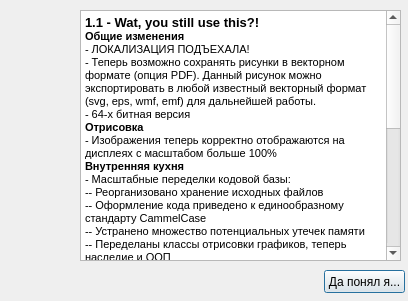
<?xml version="1.0" encoding="UTF-8"?>
<ui version="4.0">
 <class>changelog</class>
 <widget class="QDialog" name="changelog">
  <property name="geometry">
   <rect>
    <x>0</x>
    <y>0</y>
    <width>408</width>
    <height>301</height>
   </rect>
  </property>
  <property name="minimumSize">
   <size>
    <width>408</width>
    <height>301</height>
   </size>
  </property>
  <property name="maximumSize">
   <size>
    <width>408</width>
    <height>301</height>
   </size>
  </property>
  <property name="windowTitle">
   <string>Dialog</string>
  </property>
  <widget class="QPushButton" name="pushButton">
   <property name="geometry">
    <rect>
     <x>324</x>
     <y>270</y>
     <width>81</width>
     <height>23</height>
    </rect>
   </property>
   <property name="text">
    <string>Да понял я...</string>
   </property>
  </widget>
  <widget class="QTextBrowser" name="textBrowser">
   <property name="geometry">
    <rect>
     <x>80</x>
     <y>10</y>
     <width>321</width>
     <height>251</height>
    </rect>
   </property>
   <property name="html">
    <string>&lt;!DOCTYPE HTML PUBLIC &quot;-//W3C//DTD HTML 4.0//EN&quot; &quot;http://www.w3.org/TR/REC-html40/strict.dtd&quot;&gt;
&lt;html&gt;&lt;head&gt;&lt;meta name=&quot;qrichtext&quot; content=&quot;1&quot; /&gt;&lt;style type=&quot;text/css&quot;&gt;
p, li { white-space: pre-wrap; }
&lt;/style&gt;&lt;/head&gt;&lt;body style=&quot; font-family:'MS Shell Dlg 2'; font-size:8.25pt; font-weight:400; font-style:normal;&quot;&gt;
&lt;p style=&quot; margin-top:0px; margin-bottom:0px; margin-left:0px; margin-right:0px; -qt-block-indent:0; text-indent:0px;&quot;&gt;&lt;span style=&quot; font-size:10pt; font-weight:600;&quot;&gt;1.1 - Wat, you still use this?!&lt;/span&gt;&lt;/p&gt;
&lt;p style=&quot; margin-top:0px; margin-bottom:0px; margin-left:0px; margin-right:0px; -qt-block-indent:0; text-indent:0px;&quot;&gt;&lt;span style=&quot; font-weight:600;&quot;&gt;Общие изменения&lt;/span&gt;&lt;/p&gt;
&lt;p style=&quot; margin-top:0px; margin-bottom:0px; margin-left:0px; margin-right:0px; -qt-block-indent:0; text-indent:0px;&quot;&gt;- ЛОКАЛИЗАЦИЯ ПОДЪЕХАЛА!&lt;/p&gt;
&lt;p style=&quot; margin-top:0px; margin-bottom:0px; margin-left:0px; margin-right:0px; -qt-block-indent:0; text-indent:0px;&quot;&gt;- Теперь возможно сохранять рисунки в векторном формате (опция PDF). Данный рисунок можно экспортировать в любой известный векторный формат (svg, eps, wmf, emf) для дальнейшей работы.&lt;/p&gt;
&lt;p style=&quot; margin-top:0px; margin-bottom:0px; margin-left:0px; margin-right:0px; -qt-block-indent:0; text-indent:0px;&quot;&gt;- 64-х битная версия&lt;/p&gt;
&lt;p style=&quot; margin-top:0px; margin-bottom:0px; margin-left:0px; margin-right:0px; -qt-block-indent:0; text-indent:0px;&quot;&gt;&lt;span style=&quot; font-weight:600;&quot;&gt;Отрисовка&lt;/span&gt;&lt;/p&gt;
&lt;p style=&quot; margin-top:0px; margin-bottom:0px; margin-left:0px; margin-right:0px; -qt-block-indent:0; text-indent:0px;&quot;&gt;- Изображения теперь корректно отображаются на дисплеях с масштабом больше 100%&lt;/p&gt;
&lt;p style=&quot; margin-top:0px; margin-bottom:0px; margin-left:0px; margin-right:0px; -qt-block-indent:0; text-indent:0px;&quot;&gt;&lt;span style=&quot; font-weight:600;&quot;&gt;Внутренняя кухня&lt;/span&gt;&lt;/p&gt;
&lt;p style=&quot; margin-top:0px; margin-bottom:0px; margin-left:0px; margin-right:0px; -qt-block-indent:0; text-indent:0px;&quot;&gt;- Масштабные переделки кодовой базы:&lt;/p&gt;
&lt;p style=&quot; margin-top:0px; margin-bottom:0px; margin-left:0px; margin-right:0px; -qt-block-indent:0; text-indent:0px;&quot;&gt;-- Реорганизовано хранение исходных файлов&lt;/p&gt;
&lt;p style=&quot; margin-top:0px; margin-bottom:0px; margin-left:0px; margin-right:0px; -qt-block-indent:0; text-indent:0px;&quot;&gt;-- Оформление кода приведено к единообразному стандарту CammelCase&lt;/p&gt;
&lt;p style=&quot; margin-top:0px; margin-bottom:0px; margin-left:0px; margin-right:0px; -qt-block-indent:0; text-indent:0px;&quot;&gt;-- Устранено множество потенциальных утечек памяти&lt;/p&gt;
&lt;p style=&quot; margin-top:0px; margin-bottom:0px; margin-left:0px; margin-right:0px; -qt-block-indent:0; text-indent:0px;&quot;&gt;-- Переделаны классы отрисовки графиков, теперь наследие и ООП&lt;/p&gt;
&lt;p style=&quot; margin-top:0px; margin-bottom:0px; margin-left:0px; margin-right:0px; -qt-block-indent:0; text-indent:0px;&quot;&gt;- Немного увеличена скорость работы приложения&lt;/p&gt;
&lt;p style=&quot; margin-top:0px; margin-bottom:0px; margin-left:0px; margin-right:0px; -qt-block-indent:0; text-indent:0px;&quot;&gt;- Переезд на MSVC2019&lt;/p&gt;
&lt;p style=&quot; margin-top:0px; margin-bottom:0px; margin-left:0px; margin-right:0px; -qt-block-indent:0; text-indent:0px;&quot;&gt;- Переезд на Windows SDK 10.0.20348.0&lt;/p&gt;
&lt;p style=&quot; margin-top:0px; margin-bottom:0px; margin-left:0px; margin-right:0px; -qt-block-indent:0; text-indent:0px;&quot;&gt;- Обновление библиотеки QCustomPlot до версии 2.1.0&lt;/p&gt;
&lt;p style=&quot;-qt-paragraph-type:empty; margin-top:0px; margin-bottom:0px; margin-left:0px; margin-right:0px; -qt-block-indent:0; text-indent:0px;&quot;&gt;&lt;br /&gt;&lt;/p&gt;
&lt;p style=&quot; margin-top:0px; margin-bottom:0px; margin-left:0px; margin-right:0px; -qt-block-indent:0; text-indent:0px;&quot;&gt;&lt;span style=&quot; font-size:9pt; font-weight:600;&quot;&gt;1.0.2 - La Grande Finale!&lt;/span&gt;&lt;/p&gt;
&lt;p style=&quot; margin-top:0px; margin-bottom:0px; margin-left:0px; margin-right:0px; -qt-block-indent:0; text-indent:0px;&quot;&gt;- Багфиксы&lt;/p&gt;
&lt;p style=&quot;-qt-paragraph-type:empty; margin-top:0px; margin-bottom:0px; margin-left:0px; margin-right:0px; -qt-block-indent:0; text-indent:0px;&quot;&gt;&lt;br /&gt;&lt;/p&gt;
&lt;p style=&quot; margin-top:0px; margin-bottom:0px; margin-left:0px; margin-right:0px; -qt-block-indent:0; text-indent:0px;&quot;&gt;&lt;span style=&quot; font-size:9pt; font-weight:600;&quot;&gt;1.0.1 - La Grande Finale!&lt;/span&gt;&lt;/p&gt;
&lt;p style=&quot; margin-top:0px; margin-bottom:0px; margin-left:0px; margin-right:0px; -qt-block-indent:0; text-indent:0px;&quot;&gt;- Исправлено отображение чек-боксов выбора уровня Ферми&lt;/p&gt;
&lt;p style=&quot; margin-top:0px; margin-bottom:0px; margin-left:0px; margin-right:0px; -qt-block-indent:0; text-indent:0px;&quot;&gt;- Перенастроены дефолтные настройки построения на 2 вкладке&lt;/p&gt;
&lt;p style=&quot; margin-top:0px; margin-bottom:0px; margin-left:0px; margin-right:0px; -qt-block-indent:0; text-indent:0px;&quot;&gt;- Выделенные для построения графики в DOS\COOP\COHP теперь подсвечиваются в выпадающем списке&lt;/p&gt;
&lt;p style=&quot; margin-top:0px; margin-bottom:0px; margin-left:0px; margin-right:0px; -qt-block-indent:0; text-indent:0px;&quot;&gt;- Если не выбран ни один график в DOS\COOP\COHP будет строиться текущий выбраный&lt;/p&gt;
&lt;p style=&quot;-qt-paragraph-type:empty; margin-top:0px; margin-bottom:0px; margin-left:0px; margin-right:0px; -qt-block-indent:0; text-indent:0px;&quot;&gt;&lt;br /&gt;&lt;/p&gt;
&lt;p style=&quot; margin-top:0px; margin-bottom:0px; margin-left:0px; margin-right:0px; -qt-block-indent:0; text-indent:0px;&quot;&gt;&lt;span style=&quot; font-size:10pt; font-weight:600;&quot;&gt;1.0 - La Grande Finale!&lt;/span&gt;&lt;/p&gt;
&lt;p style=&quot; margin-top:0px; margin-bottom:0px; margin-left:0px; margin-right:0px; -qt-block-indent:0; text-indent:0px;&quot;&gt;- Первый релиз&lt;/p&gt;&lt;/body&gt;&lt;/html&gt;</string>
   </property>
  </widget>
  <widget class="QLabel" name="logo">
   <property name="geometry">
    <rect>
     <x>10</x>
     <y>10</y>
     <width>71</width>
     <height>61</height>
    </rect>
   </property>
   <property name="text">
    <string/>
   </property>
  </widget>
 </widget>
 <resources/>
 <connections/>
</ui>
